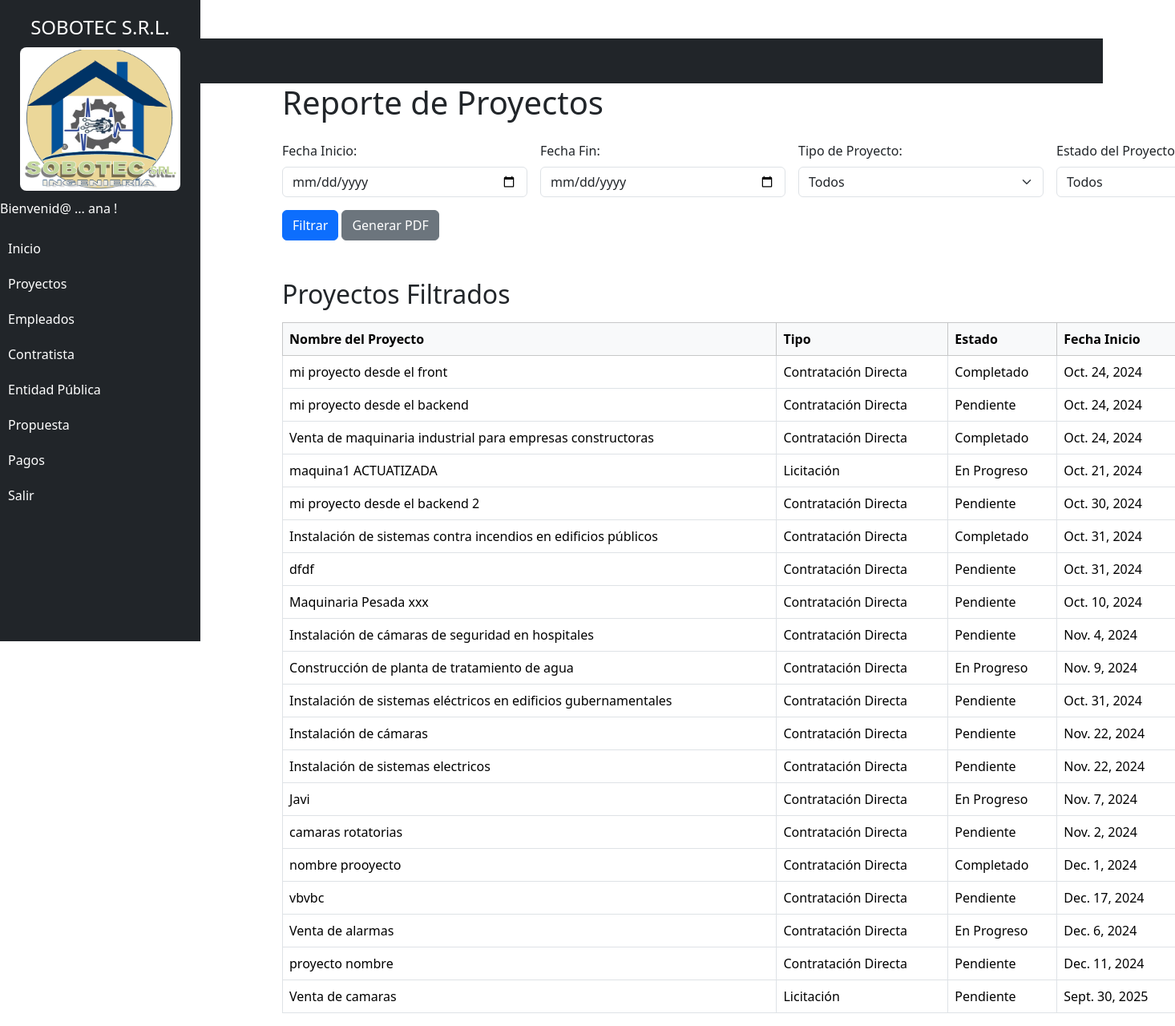
/project_report/ (signed in), run on the app's committed database.
### projects/models.py (models this page shows, shortened)
class AuditModel(models.Model):
    created = models.DateTimeField(auto_now_add=True, verbose_name="Fecha Creación")
    updated_at = models.DateTimeField(auto_now=True, verbose_name="Fecha Actualización")
    deleted_at = models.DateTimeField(null=True, blank=True, verbose_name="Fecha Eliminación")
    is_active = models.BooleanField(default=True, verbose_name="Activo")
    class Meta:
        abstract = True

class Project(AuditModel):
    PROJECT_STATUS_CHOICES = [
        ('pendiente', 'Pendiente'),         # Pendiente
        ('en_progreso', 'En Progreso'), # En Proceso
        ('completado', 'Completado'),     # Terminado
    ]
    PROJECT_TYPE_CHOICES = [
        ('licitacion', 'Licitación'),            # Licitación
        ('contratacion_directa', 'Contratación Directa'),  # Contratación directa
    ]
    PAYMENT_STATE_CHOICES = [
        ('no_pagado', 'No Pagado'),
        ('parcial', 'Pago Parcial'),
        ('pagado', 'Pagado Completo'),
    ]
    code = models.CharField(max_length=20, unique=True, verbose_name="Proyecto Codigo")
    name = models.CharField(max_length=200, unique=True, verbose_name="Proyecto Nombre")
    description = models.TextField(blank=True, verbose_name="Proyecto Descripcion")
    start_date = models.DateField(verbose_name="Fecha Inicio Proyecto")
    end_date = models.DateField(null=True, blank=True, verbose_name="Fecha Final Proyecto")
    project_status = models.CharField(max_length=20, choices=PROJECT_STATUS_CHOICES, default='pendiente', verbose_name="Proyecto Estado")
    project_type = models.CharField(max_length=30, choices=PROJECT_TYPE_CHOICES, default='contratacion_directa', verbose_name="Proyecto Tipo")
    photo_signed_contract = models.ImageField(upload_to="contrato_firmado",null = True, blank= True, verbose_name="Contrato Firmado")
    payment_status = models.CharField(max_length=20, choices=PAYMENT_STATE_CHOICES, default='no_pagado', verbose_name="Estado de Pago")
    user = models.ForeignKey(User, on_delete=models.CASCADE)# Empleado que herede de user
    assigned_employee = models.ForeignKey(Employee, on_delete=models.CASCADE, null=True, blank=True, verbose_name="Empleado Asignado")
    contractor = models.ForeignKey(Contractor, on_delete=models.CASCADE, null=True, blank=True, verbose_name="Contratista")
    proposal = models.OneToOneField(Proposal, on_delete=models.CASCADE, null=True, blank=True, verbose_name="Propuesta")
    is_active = models.BooleanField(default=True, verbose_name="Activo")
    total_amount = models.DecimalField(max_digits=10, decimal_places=2, verbose_name="Monto Total del Proyecto")

### projects/views.py (the view, shortened to what this page needs)
# urls.py: path('project_report/', views.project_report, name='project_report'),
@login_required
def project_report(request):
    start_date = request.GET.get('start_date')
    end_date = request.GET.get('end_date')
    project_type = request.GET.get('project_type')
    project_status = request.GET.get('project_status')  # Nuevo filtro por estado del proyecto
    projects = Project.objects.all()
    if start_date:
        projects = projects.filter(start_date__gte=start_date)
    if end_date:
        projects = projects.filter(end_date__lte=end_date)
    if project_type:
        projects = projects.filter(project_type=project_type)
    if project_status:
        projects = projects.filter(project_status=project_status)
    context = {
        'projects': projects,
        'start_date': start_date,
        'end_date': end_date,
        'project_type': project_type,
        'project_status': project_status,
        'now': timezone.now(),  # Fecha y hora actual
    }
    return render(request, 'project_report.html', context)

### projects/templates/project_report.html (shortened to what this page needs)
{% extends 'base.html' %}
{% block content %}
<body class="container mt-5" style="margin-left: 1.8cm;"></body>
    <h1 class="mb-4">Reporte de Proyectos</h1>
    <form method="get" action="{% url 'project_report' %}" class="row g-3">
        <div class="col-md-3">
            <label for="start_date" class="form-label">Fecha Inicio:</label>
            <input type="date" name="start_date" id="start_date" class="form-control" value="{{ start_date }}">
        </div>
        <div class="col-md-3">
            <label for="end_date" class="form-label">Fecha Fin:</label>
            <input type="date" name="end_date" id="end_date" class="form-control" value="{{ end_date }}">
        </div>
        <div class="col-md-3">
            <label for="project_type" class="form-label">Tipo de Proyecto:</label>
            <select name="project_type" id="project_type" class="form-select">
                <option value="">Todos</option>
            </select>
        </div>
        <div class="col-md-3">
            <label for="project_status" class="form-label">Estado del Proyecto:</label>
            <select name="project_status" id="project_status" class="form-select">
                <option value="">Todos</option>
            </select>
        </div>
        <div class="col-12">
            <button type="submit" class="btn btn-primary">Filtrar</button>
            <a href="?pdf=1&start_date={{ start_date }}&end_date={{ end_date }}&project_type={{ project_type }}&project_status={{ project_status }}" class="btn btn-secondary">Generar PDF</a>
        </div>
    </form>
    <h2 class="mt-5">Proyectos Filtrados</h2>
    <table class="table table-bordered mt-3">
        <thead class="table-light">
            <tr>
                <th>Nombre del Proyecto</th>
                <th>Tipo</th>
                <th>Estado</th>
                <th>Fecha Inicio</th>
            </tr>
        </thead>
        <tbody>
            {% for project in projects %}
                <tr>
                    <td>{{ project.name }}</td>
                    <td>{{ project.get_project_type_display }}</td>
                    <td>{{ project.get_project_status_display }}</td>
                    <td>{{ project.start_date }}</td>
                </tr>
            {% endfor %}
        </tbody>
    </table>
{% endblock %}

### projects/templates/base.html (shortened to what this page needs)
{% load static %}
<!DOCTYPE html>
<html lang="en">
  <head>
    <link
      rel="stylesheet"
      href="https://cdn.jsdelivr.net/npm/bootstrap@5.3.3/dist/css/bootstrap.min.css"
    />
  </head>
  <body>
    <nav class="navbar navbar-expand-lg navbar-dark bg-dark">
      <div class="container-fluid">
        <a class="navbar-brand" href="#">SOBOTEC S.R.L.</a>
      </div>
    </nav>
    <div class="sidebar bg-dark collapse show" id="sidebar">
      <h4 class="text-center text-white">SOBOTEC S.R.L.</h4>
      <img src="/static/common/logo.png" alt="Logo de la empresa">
      <ul class="nav flex-column">
        {% if user.is_authenticated %}
        <p class="text-white"> Bienvenid@ ... {{ user.username }} !</p>
        <li class="nav-item">
          <a class="nav-link" href="/">Inicio</a>
        </li>
        <li class="nav-item">
          <a
            class="nav-link"
            data-bs-toggle="collapse"
            href="#projectSubmenu"
            role="button"
            aria-expanded="false"
            aria-controls="projectSubmenu"
          >
            Proyectos
          </a>
        </li>
        <li class="nav-item">
          <a
            class="nav-link"
            data-bs-toggle="collapse"
            href="#employeeSubmenu"
            role="button"
            aria-expanded="false"
            aria-controls="employeeSubmenu"
          >
          Empleados
          </a>
        </li>
        <li class="nav-item">
          <a
            class="nav-link"
            data-bs-toggle="collapse"
            href="#contractorSubmenu"
            role="button"
            aria-expanded="false"
            aria-controls="contractorSubmenu"
          >
          Contratista
          </a>
        </li>
        <li class="nav-item">
          <a
            class="nav-link"
            data-bs-toggle="collapse"
            href="#public_entitieSubmenu"
            role="button"
            aria-expanded="false"
            aria-controls="public_entitieSubmenu"
          >
          Entidad Pública
          </a>
        </li>
        <li class="nav-item">
          <a
            class="nav-link"
            data-bs-toggle="collapse"
            href="#proposalSubmenu"
            role="button"
            aria-expanded="false"
            aria-controls="proposalSubmenu"
          >
          Propuesta
          </a>
        </li>
        <li class="nav-item">
          <a
            class="nav-link"
            data-bs-toggle="collapse"
            href="#paymentSubmenu"
            role="button"
            aria-expanded="false"
            aria-controls="paymentSubmenu"
          >
          Pagos
          </a>
        </li>
        <li class="nav-item">
          <a class="nav-link" href="{% url 'signout' %}">Salir</a>
        </li>
        {% endif %}
      </ul>
    </div>
    <div class="container" style="margin-left: 260px; transition: margin-left 0.3s ease-in-out;">
      {% block content %} {% endblock %}
    </div>
  </body>
</html>

### projects/templates/base.html (style rules this page uses)
.sidebar { height: 100vh; width: 250px; position: fixed; top: 0; left: 0; background-color: #343a40; padding-top: 20px; transition: all 0.3s ease-in-out; overflow-y: auto; }
.sidebar a { color: #ffffff !important; text-decoration: none; padding: 10px; display: block; }
.sidebar img { display: block; margin: 10px auto; width: 80%; border-radius: 8px; }

### data on the page
Project: name "mi proyecto desde el front", project_type "Contratación Directa", project_status "Completado", start_date "Oct. 24, 2024"
Project: name "mi proyecto desde el backend", project_type "Contratación Directa", project_status "Pendiente", start_date "Oct. 24, 2024"
Project: name "Venta de maquinaria industrial para empresas constructoras", project_type "Contratación Directa", project_status "Completado", start_date "Oct. 24, 2024"
Project: name "maquina1 ACTUATIZADA", project_type "Licitación", project_status "En Progreso", start_date "Oct. 21, 2024"
Project: name "mi proyecto desde el backend 2", project_type "Contratación Directa", project_status "Pendiente", start_date "Oct. 30, 2024"
Project: name "Instalación de sistemas contra incendios en edificios públicos", project_type "Contratación Directa", project_status "Completado", start_date "Oct. 31, 2024"
Project: name "dfdf", project_type "Contratación Directa", project_status "Pendiente", start_date "Oct. 31, 2024"
Project: name "Maquinaria Pesada xxx", project_type "Contratación Directa", project_status "Pendiente", start_date "Oct. 10, 2024"
Project: name "Instalación de cámaras de seguridad en hospitales", project_type "Contratación Directa", project_status "Pendiente", start_date "Nov. 4, 2024"
Project: name "Construcción de planta de tratamiento de agua", project_type "Contratación Directa", project_status "En Progreso", start_date "Nov. 9, 2024"
Project: name "Instalación de sistemas eléctricos en edificios gubernamentales", project_type "Contratación Directa", project_status "Pendiente", start_date "Oct. 31, 2024"
Project: name "Instalación de cámaras", project_type "Contratación Directa", project_status "Pendiente", start_date "Nov. 22, 2024"
Project: name "Instalación de sistemas electricos", project_type "Contratación Directa", project_status "Pendiente", start_date "Nov. 22, 2024"
Project: name "Javi", project_type "Contratación Directa", project_status "En Progreso", start_date "Nov. 7, 2024"
Project: name "camaras rotatorias", project_type "Contratación Directa", project_status "Pendiente", start_date "Nov. 2, 2024"
Project: name "nombre prooyecto", project_type "Contratación Directa", project_status "Completado", start_date "Dec. 1, 2024"
Project: name "vbvbc", project_type "Contratación Directa", project_status "Pendiente", start_date "Dec. 17, 2024"
Project: name "Venta de alarmas", project_type "Contratación Directa", project_status "En Progreso", start_date "Dec. 6, 2024"
Project: name "proyecto nombre", project_type "Contratación Directa", project_status "Pendiente", start_date "Dec. 11, 2024"
Project: name "Venta de camaras", project_type "Licitación", project_status "Pendiente", start_date "Sept. 30, 2025"

### other printed values
{{ user.username }} "ana"
